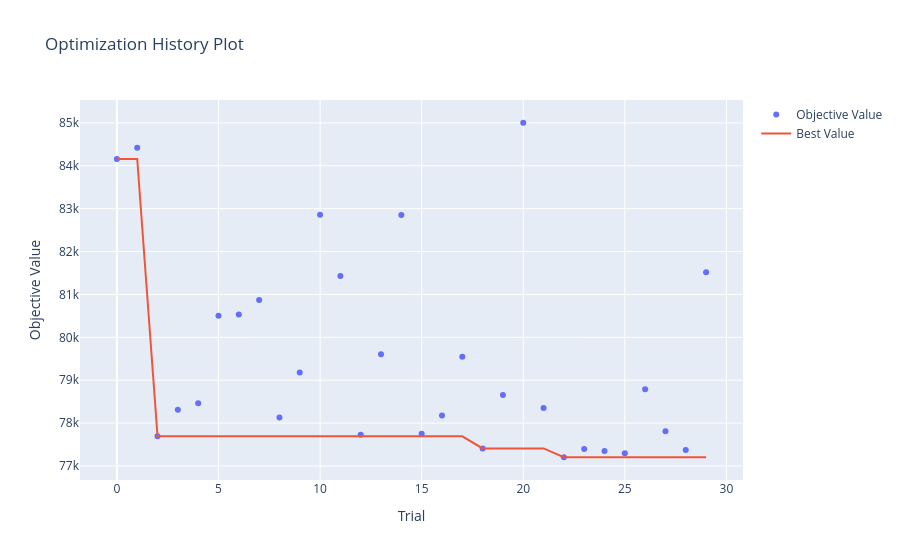
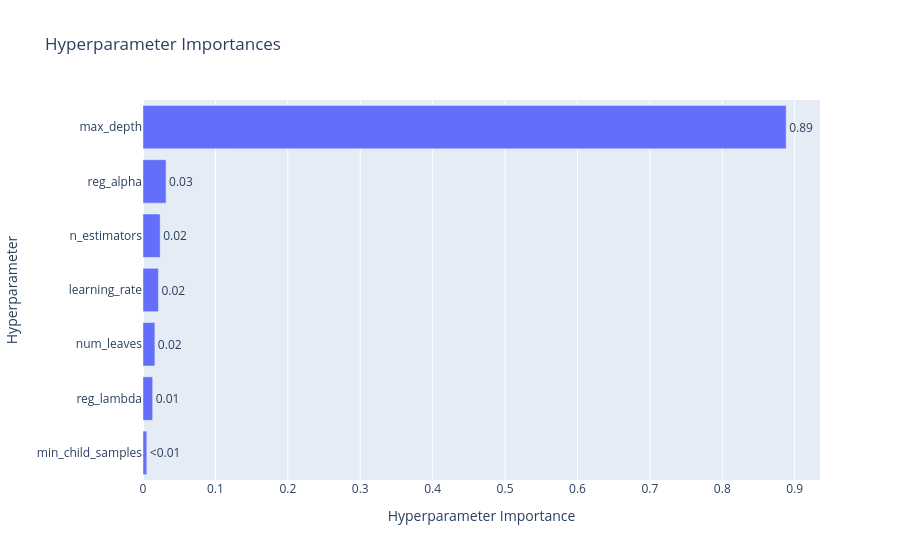

Write notebook code for charts like these, in order.
### Code cell
# Визуализация результатов LGBMRegressor
fig1 = optuna.visualization.plot_optimization_history(study)

# Визуализация важности параметров
fig2 = optuna.visualization.plot_param_importances(study)

display(fig1)
display(fig2)

### Figure 1 — Plotly figure (JSON) as saved in the notebook; plotly's stock layout.template omitted (floating-point values rounded to 4 significant figures)
{"data": [{"mode": "markers", "name": "Objective Value", "x": [0, 1, 2, 3, 4, 5, 6, 7, 8, 9, 10, 11, 12, 13, 14, 15, 16, 17, 18, 19, 20, 21, 22, 23, 24, 25, 26, 27, 28, 29], "y": [84160.0, 84420.0, 77690.0, 78310.0, 78460.0, 80500.0, 80530.0, 80870.0, 78130.0, 79180.0, 82860.0, 81430.0, 77730.0, 79610.0, 82850.0, 77750.0, 78170.0, 79550.0, 77410.0, 78650.0, 85000.0, 78350.0, 77200.0, 77390.0, 77350.0, 77290.0, 78790.0, 77810.0, 77370.0, 81520.0], "type": "scatter"}, {"mode": "lines", "name": "Best Value", "x": [0, 1, 2, 3, 4, 5, 6, 7, 8, 9, 10, 11, 12, 13, 14, 15, 16, 17, 18, 19, 20, 21, 22, 23, 24, 25, 26, 27, 28, 29], "y": [84160.0, 84160.0, 77690.0, 77690.0, 77690.0, 77690.0, 77690.0, 77690.0, 77690.0, 77690.0, 77690.0, 77690.0, 77690.0, 77690.0, 77690.0, 77690.0, 77690.0, 77690.0, 77410.0, 77410.0, 77410.0, 77410.0, 77200.0, 77200.0, 77200.0, 77200.0, 77200.0, 77200.0, 77200.0, 77200.0], "type": "scatter"}, {"marker": {"color": "#cccccc"}, "mode": "markers", "name": "Infeasible Trial", "showlegend": false, "x": [], "y": [], "type": "scatter"}], "layout": {"title": {"text": "Optimization History Plot"}, "xaxis": {"title": {"text": "Trial"}}, "yaxis": {"title": {"text": "Objective Value"}}}}

### Figure 2 — Plotly figure (JSON) as saved in the notebook; plotly's stock layout.template omitted (floating-point values rounded to 4 significant figures)
{"data": [{"cliponaxis": false, "hovertemplate": ["min_child_samples (IntDistribution): 0.005258434870831293<extra></extra>", "reg_lambda (FloatDistribution): 0.013342495093836322<extra></extra>", "num_leaves (IntDistribution): 0.016386793205225115<extra></extra>", "learning_rate (FloatDistribution): 0.02132054653654078<extra></extra>", "n_estimators (IntDistribution): 0.023686051269611316<extra></extra>", "reg_alpha (FloatDistribution): 0.03183668321973424<extra></extra>", "max_depth (IntDistribution): 0.8881689958042209<extra></extra>"], "name": "Objective Value", "orientation": "h", "text": ["<0.01", "0.01", "0.02", "0.02", "0.02", "0.03", "0.89"], "textposition": "outside", "x": [0.005258, 0.01334, 0.01639, 0.02132, 0.02369, 0.03184, 0.8882], "y": ["min_child_samples", "reg_lambda", "num_leaves", "learning_rate", "n_estimators", "reg_alpha", "max_depth"], "type": "bar"}], "layout": {"title": {"text": "Hyperparameter Importances"}, "xaxis": {"title": {"text": "Hyperparameter Importance"}}, "yaxis": {"title": {"text": "Hyperparameter"}}}}
